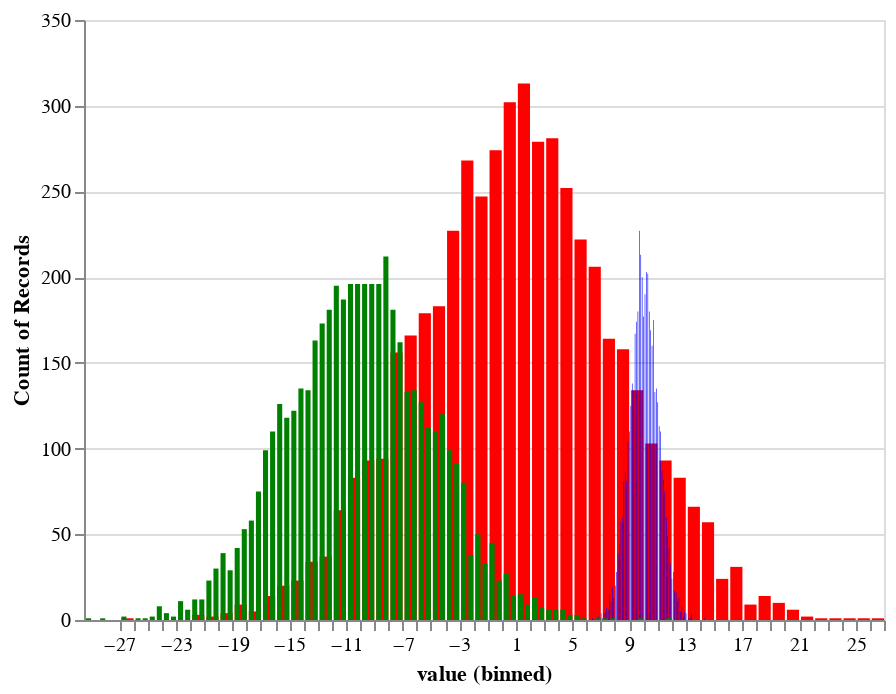

The cell this chart's notebook holds for it:
### Markdown cell above
1. Plot a histogram of the standard deviation with the following properties:
    
    A. Mean ($\mu$) of 1, standard deviation ($\sigma$) of 7
    
    B. $\mu=10, \sigma=1$
    
    C. $\mu=-10, \sigma=5$
2. Create a python function that accepts two inputs (mean and standard_deviation) and plots the histogram as per question 1.
3. Investigate the documentation of Altair and overlay these plots on top of each other, with different colours.

### Code cell
mean_1 = 1
stdev_1 = 7
mean_2 = 10
stdev_2 = 1
mean_3 = -10
stdev_3 = 5

def plot_histogram(mean, std_dev, color):
    n = stats.norm(mean, std_dev)
    normal_values = pandas.DataFrame({"value": n.rvs(5000)})

    return altair.Chart(normal_values).mark_bar().encode(
        altair.X("value", bin=altair.Bin(maxbins=100)),
        y='count()',
        color=altair.value(color)
    )

chart_1 = plot_histogram(mean_1, stdev_1, 'red')
chart_2 = plot_histogram(mean_2, stdev_2, 'blue')
chart_3 = plot_histogram(mean_3, stdev_3, 'green')

all_charts = chart_1 + chart_2 + chart_3
all_charts

### Figure 1 — Vega-Lite specification as saved in the notebook (floating-point values rounded to 4 significant figures; data arrays with more than 128 entries replaced by an {"elided": "..."} marker saying what was removed)
{"config": {"view": {"continuousWidth": 400, "continuousHeight": 300}}, "layer": [{"data": {"name": "data-1f71ba22718629a00b9b207a34e1343c"}, "mark": "bar", "encoding": {"color": {"value": "red"}, "x": {"type": "quantitative", "bin": {"maxbins": 100}, "field": "value"}, "y": {"type": "quantitative", "aggregate": "count"}}}, {"data": {"name": "data-6d5b37e57330ae5b39cca4912459f4b7"}, "mark": "bar", "encoding": {"color": {"value": "blue"}, "x": {"type": "quantitative", "bin": {"maxbins": 100}, "field": "value"}, "y": {"type": "quantitative", "aggregate": "count"}}}, {"data": {"name": "data-7769fe7c2f685103ca3093927c6d0590"}, "mark": "bar", "encoding": {"color": {"value": "green"}, "x": {"type": "quantitative", "bin": {"maxbins": 100}, "field": "value"}, "y": {"type": "quantitative", "aggregate": "count"}}}], "$schema": "https://vega.github.io/schema/vega-lite/v4.8.1.json", "datasets": {"data-1f71ba22718629a00b9b207a34e1343c": {"elided": "5000 records"}, "data-6d5b37e57330ae5b39cca4912459f4b7": {"elided": "5000 records"}, "data-7769fe7c2f685103ca3093927c6d0590": {"elided": "5000 records"}}}
